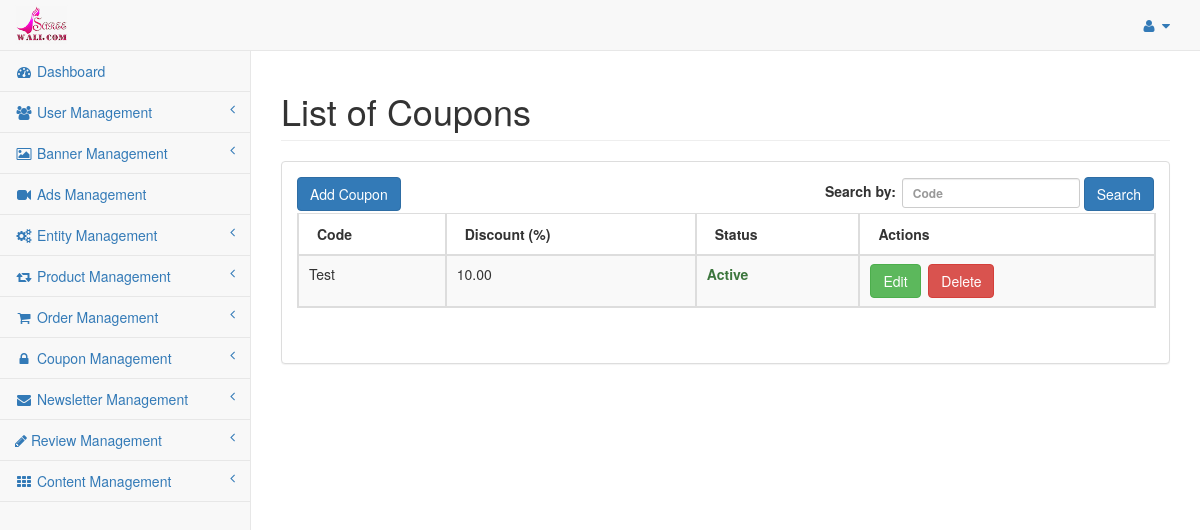
Before: /index.php/admin/coupon/coupon_list with the older database file.
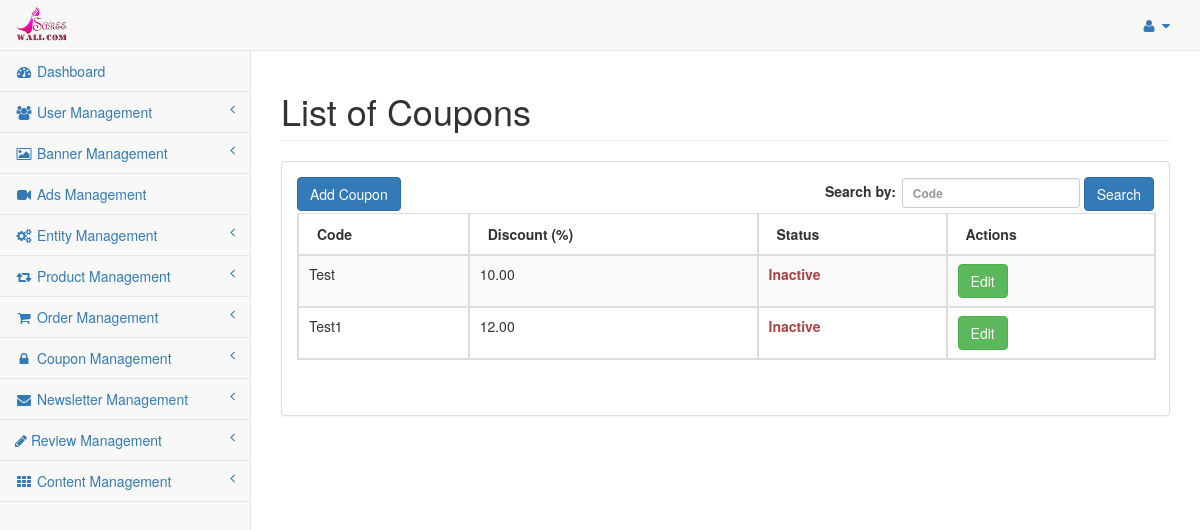
After: the same page with the newer database file.
### tables this page shows
CREATE TABLE `saree_coupon` (
  `coupon_id` int(11) NOT NULL,
  `code` varchar(255) NOT NULL,
  `discount` float(10,2) NOT NULL,
  `status` enum('Y','N') NOT NULL DEFAULT 'N',
  `date_added` int(11) NOT NULL,
  `date_modified` int(11) NOT NULL
);

### application/controllers/admin/Coupon.php (called while the page is built, shortened)
<?php if ( ! defined('BASEPATH')) exit('No direct script access allowed');
class Coupon extends CI_Controller{
	public $data = array();
	public function __construct(){
		$this->load->model('coupondata');
		$this->data = $this->defaultdata->getBackendDefaultData();
	}
	public function coupon_list(){
		$like = array();
		parse_str($_SERVER['QUERY_STRING'], $like);
		unset($like['page']);
		$search_key = $this->input->get('code');
		if(isset($search_key) && $search_key){
			$this->data['search_key'] = $search_key;
		}else{
			$this->data['search_key'] = '';
		}
		$coupon_data = $this->coupondata->grab_coupon(array(), $like, array());
		$config['base_url'] = base_url('admin/coupon-list');
		$config['total_rows'] = count($coupon_data);
		$pagination = $this->config->item('pagination');
		$pagination = array_merge($config, $pagination);
		$this->pagination->initialize($pagination);
		$this->data['page'] = ($this->input->get('page')) ? $this->input->get('page') : 0;
		$this->data['pagination'] = $this->pagination->create_links();
		$coupon_paginated_data = $this->coupondata->grab_coupon(array(), $like, array(PAGINATION_PER_PAGE, $this->data['page']));
		$this->data['coupon_details'] = $coupon_paginated_data;
		$this->load->view('admin/coupon_list', $this->data);
	}
}

### index.php (called while the page is built, shortened)
<?php
require_once BASEPATH.'core/CodeIgniter.php';

### application/models/Coupondata.php (called while the page is built, shortened)
<?php
class Coupondata extends CI_Model {
	public function grab_coupon($cond = array(), $like = array(), $limit = array()){
		if(!empty($limit)){
			$per_page = $limit[0];
			$offset = $limit[1];
			$start = max(0, ( $offset -1 ) * $per_page);
			$this->db->limit($per_page, $start);
		}
		$query = $this->db->get(TABLE_COUPON);
		return $query->result();
	}
}

### application/views/admin/coupon_list.php (the view, shortened to what this page needs)
<?php echo $head;?>
<div id="wrapper">
	<?php echo $header;?>
	<div id="page-wrapper" style="min-height: 374px;">
          <div class="row">
              <div class="col-lg-12">
                  <h1 class="page-header">List of Coupons</h1>
              </div>
          </div>
          <div class="row">
              <div class="col-lg-12">
                  <div class="panel panel-default">
				<div class="panel-body">
					<div id="dataTables-example_wrapper" class="dataTables_wrapper form-inline dt-bootstrap no-footer">
					  <div class="row">
						 <div class="col-sm-6">
							<a href="<?php echo base_url('admin/coupon-add');?>" class="btn btn-primary">Add Coupon</a>
						 </div>
						 <div class="col-sm-6">
							<form action="<?php echo base_url('admin/coupon-list');?>" method="GET" role="form">
								<div id="dataTables-example_filter" class="dataTables_filter">
									<label>Search by:<input name="code" type="search" class="form-control input-sm" placeholder="Code" aria-controls="dataTables-example" id="user-search" value="<?php echo $search_key;?>"></label>
									<button type="submit" class="btn btn-primary">Search</button>
								</div>
							</form>
						 </div>
					  </div>
					  <div class="row">
						 <div class="col-sm-12">
							<table width="100%" class="table table-striped table-bordered table-hover dataTable no-footer dtr-inline" id="dataTables-example" role="grid" aria-describedby="dataTables-example_info" style="width: 100%;">
							   <thead>
								  <tr role="row">
									 <th>Code</th>
									 <th>Discount (%)</th>
									 <th>Status</th>
									 <th>Actions</th>
								  </tr>
							   </thead>
							   <tbody>
							    <?php if(!empty($coupon_details)){ ?>
								<?php foreach($coupon_details AS $detail) {?>
								  <tr class="gradeA odd" role="row">
									 <td><?php echo $detail->code;?></td>
									 <td><?php echo $detail->discount;?></td>
									 <td class="center"><?php echo ($detail->status == 'Y' ? '<strong class="text-success">Active</strong>' : '<strong class="text-danger">Inactive</strong>');?></td>
									 <td class="center">
										<a href="<?php echo base_url('admin/coupon-edit/'.$detail->coupon_id);?>" class="btn btn-success" title="Edit">Edit</a>&nbsp;
										<?php
											if($detail->status == 'Y'){
										?>
										<a href="javascript:void(0);" onclick="onDeleteConfirm('<?php echo base_url('admin/coupon/coupon_update/'.$detail->coupon_id);?>');" class="btn btn-danger" title="Delete">Delete<a>						<?php
											}
										?>
									</td>
								  </tr>
								  <?php } ?>
								  <?php }else{ ?>
								  <tr class="gradeA odd" role="row"><td colspan="4" style="text-align:center;">No records found</td></tr>
								  <?php } ?>
							   </tbody>
							</table>
						 </div>
					  </div>
					</div>
					</div>
                  </div>
              </div>
          </div>
      </div>
</div>
<?php echo $footer; ?>

Changed rows visible on the page:
changed saree_coupon "Test": status "Active Delete" → "Inactive"
added saree_coupon: code "Test1", discount "12.00", status "Inactive"
